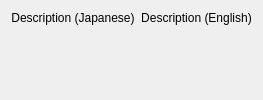
         <widget class="QWidget" name="descTab">
          <attribute name="title">
           <string>Desc.</string>
          </attribute>
          <layout class="QHBoxLayout">
           <property name="spacing">
            <number>0</number>
           </property>
           <item>
            <layout class="QVBoxLayout">
             <item>
              <widget class="QLabel" name="desc_jaLabel">
               <property name="text">
                <string>Description (Japanese)</string>
               </property>
               <property name="alignment">
                <set>Qt::AlignCenter</set>
               </property>
              </widget>
             </item>
             <item>
              <widget class="QLabel" name="desc_ja">
               <property name="sizePolicy">
                <sizepolicy hsizetype="Expanding" vsizetype="Expanding">
                 <horstretch>0</horstretch>
                 <verstretch>0</verstretch>
                </sizepolicy>
               </property>
               <property name="alignment">
                <set>Qt::AlignLeading|Qt::AlignLeft|Qt::AlignTop</set>
               </property>
               <property name="wordWrap">
                <bool>true</bool>
               </property>
               <property name="margin">
                <number>5</number>
               </property>
               <property name="textInteractionFlags">
                <set>Qt::LinksAccessibleByMouse|Qt::TextSelectableByMouse</set>
               </property>
              </widget>
             </item>
            </layout>
           </item>
           <item>
            <widget class="QWidget" name="descSeparator" native="true">
             <property name="minimumSize">
              <size>
               <width>6</width>
               <height>0</height>
              </size>
             </property>
            </widget>
           </item>
           <item>
            <layout class="QVBoxLayout">
             <item>
              <widget class="QLabel" name="desc_enLabel">
               <property name="text">
                <string>Description (English)</string>
               </property>
               <property name="alignment">
                <set>Qt::AlignCenter</set>
               </property>
              </widget>
             </item>
             <item>
              <widget class="QLabel" name="desc_en">
               <property name="sizePolicy">
                <sizepolicy hsizetype="Expanding" vsizetype="Expanding">
                 <horstretch>0</horstretch>
                 <verstretch>0</verstretch>
                </sizepolicy>
               </property>
               <property name="alignment">
                <set>Qt::AlignLeading|Qt::AlignLeft|Qt::AlignTop</set>
               </property>
               <property name="wordWrap">
                <bool>true</bool>
               </property>
               <property name="margin">
                <number>5</number>
               </property>
               <property name="textInteractionFlags">
                <set>Qt::LinksAccessibleByMouse|Qt::TextSelectableByMouse</set>
               </property>
              </widget>
             </item>
            </layout>
           </item>
          </layout>
         </widget>
